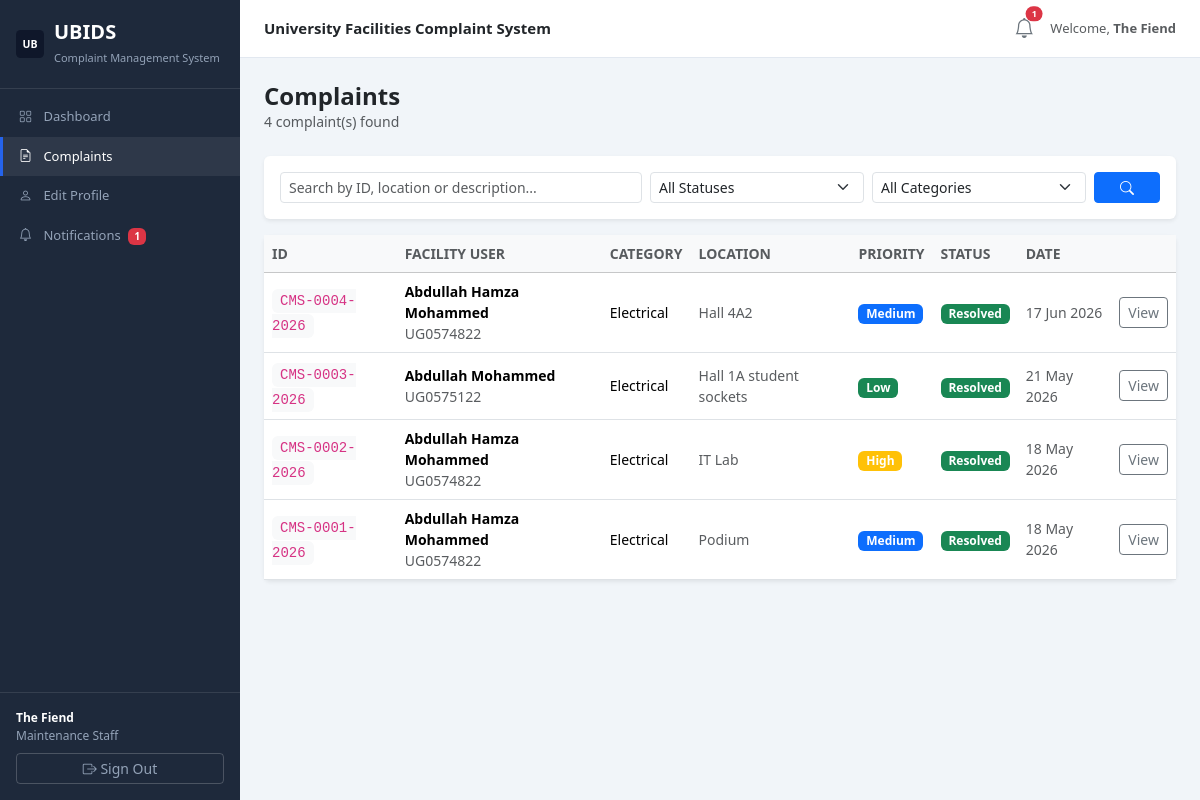
The app's page /complaints/ (signed in) with its own data.
### accounts/models.py (models this page shows, shortened)
class User(AbstractUser):
    ROLE_CHOICES = [
        ('facility', 'Facility User'),
        ('staff',   'Maintenance Staff'),
        ('admin',   'Administrator'),
    ]
    DEPARTMENT_CHOICES = [
        ('Electrical',        'Electrical'),
        ('Plumbing',          'Plumbing'),
        ('ICT Infrastructure','ICT Infrastructure'),
        ('General Maintenance','General Maintenance'),
        ('Sanitation',        'Sanitation'),
        ('Security',          'Security'),
    ]
    role       = models.CharField(max_length=20, choices=ROLE_CHOICES, default='facility')
    facility_id = models.CharField(max_length=50, blank=True)
    department = models.CharField(max_length=50, choices=DEPARTMENT_CHOICES, blank=True)
    phone      = models.CharField(max_length=20, blank=True)
    is_active  = models.BooleanField(default=True)
    @property
    def is_facility_user(self):
        return self.role == 'facility'
    @property
    def is_staff_member(self): return self.role == 'staff'
    @property
    def is_admin(self): return self.role == 'admin'

### complaints/models.py (models this page shows, shortened)
class Complaint(models.Model):
    CATEGORY_CHOICES = [
        ('Electrical',         'Electrical'),
        ('Plumbing',           'Plumbing'),
        ('ICT Infrastructure', 'ICT Infrastructure'),
        ('General Maintenance','General Maintenance'),
        ('Sanitation',         'Sanitation'),
        ('Security',           'Security'),
        ('Other',              'Other'),
    ]
    PRIORITY_CHOICES = [
        ('Low',    'Low'),
        ('Medium', 'Medium'),
        ('High',   'High'),
        ('Urgent', 'Urgent'),
    ]
    STATUS_CHOICES = [
        ('Submitted',    'Submitted'),
        ('Under Review', 'Under Review'),
        ('Assigned',     'Assigned'),
        ('In Progress',  'In Progress'),
        ('Resolved',     'Resolved'),
        ('Closed',       'Closed'),
        ('Escalated',    'Escalated'),
    ]
    complaint_id     = models.CharField(max_length=30, unique=True, editable=False)
    submitter        = models.ForeignKey(settings.AUTH_USER_MODEL, on_delete=models.CASCADE, related_name='complaints')
    category         = models.CharField(max_length=30, choices=CATEGORY_CHOICES)
    priority         = models.CharField(max_length=10, choices=PRIORITY_CHOICES, default='Medium')
    location         = models.CharField(max_length=200)
    building         = models.CharField(max_length=100, blank=True)
    description      = models.TextField()
    status           = models.CharField(max_length=20, choices=STATUS_CHOICES, default='Submitted')
    assigned_to      = models.ForeignKey(settings.AUTH_USER_MODEL, on_delete=models.SET_NULL, null=True, blank=True, related_name='assigned_complaints')
    assigned_dept    = models.CharField(max_length=50, blank=True)
    resolution_notes = models.TextField(blank=True)
    resolved_at      = models.DateTimeField(null=True, blank=True)
    is_escalated     = models.BooleanField(default=False)
    escalation_note  = models.TextField(blank=True)
    created_at       = models.DateTimeField(auto_now_add=True)
    updated_at       = models.DateTimeField(auto_now=True)
    class Meta:
        ordering = ['-created_at']
    @property
    def status_badge(self):
        mapping = {
            'Submitted':    'primary',
            'Under Review': 'warning',
            'Assigned':     'info',
            'In Progress':  'warning',
            'Resolved':     'success',
            'Closed':       'secondary',
            'Escalated':    'danger',
        }
        return mapping.get(self.status, 'secondary')
    @property
    def priority_badge(self):
        return {'Low':'success','Medium':'primary','High':'warning','Urgent':'danger'}.get(self.priority,'secondary')

### complaints/views.py (the view)
# urls.py: path('complaints/',           views.complaints_list,   name='complaints_list'),
@login_required
def complaints_list(request):
    user = request.user
    qs = Complaint.objects.all()
    if user.is_facility_user:      qs = qs.filter(submitter=user)
    elif user.is_staff_member: qs = qs.filter(assigned_to=user)
    status_filter   = request.GET.get('status', '')
    category_filter = request.GET.get('category', '')
    search          = request.GET.get('search', '')
    if status_filter:   qs = qs.filter(status=status_filter)
    if category_filter: qs = qs.filter(category=category_filter)
    if search:
        qs = qs.filter(Q(complaint_id__icontains=search)|Q(location__icontains=search)|Q(description__icontains=search))
    return render(request, 'complaints/list.html', {
        'complaints': qs, 'status_filter': status_filter,
        'category_filter': category_filter, 'search': search,
        'statuses':   [c[0] for c in Complaint.STATUS_CHOICES],
        'categories': [c[0] for c in Complaint.CATEGORY_CHOICES],
        'unread_count': Notification.objects.filter(recipient=user, is_read=False).count(),
    })

### templates/complaints/list.html (shortened to what this page needs)
{% extends 'layouts/base.html' %}
{% block content %}
<div class="d-flex justify-content-between align-items-start mb-4">
  <div>
    <h4 class="fw-bold mb-0">Complaints</h4>
    <p class="text-muted small mb-0">{{ complaints|length }} complaint(s) found</p>
  </div>
</div>
<div class="card border-0 shadow-sm mb-3">
  <div class="card-body py-3">
    <form method="get" class="row g-2 align-items-end">
      <div class="col-md-5">
        <input type="text" name="search" class="form-control form-control-sm" placeholder="Search by ID, location or description..." value="{{ search }}">
      </div>
      <div class="col-md-3">
        <select name="status" class="form-select form-select-sm">
          <option value="">All Statuses</option>
        </select>
      </div>
      <div class="col-md-3">
        <select name="category" class="form-select form-select-sm">
          <option value="">All Categories</option>
        </select>
      </div>
      <div class="col-md-1">
        <button type="submit" class="btn btn-primary btn-sm w-100">
          <i class="bi bi-search"></i>
        </button>
      </div>
    </form>
  </div>
</div>
<div class="card border-0 shadow-sm">
  {% if complaints %}
  <div class="table-responsive">
    <table class="table table-hover align-middle mb-0">
      <thead class="table-light">
        <tr>
          <th class="small text-uppercase text-muted fw-semibold">ID</th>
          {% if not user.is_facility_user %}<th class="small text-uppercase text-muted fw-semibold">Facility User</th>{% endif %}
          <th class="small text-uppercase text-muted fw-semibold">Category</th>
          <th class="small text-uppercase text-muted fw-semibold">Location</th>
          <th class="small text-uppercase text-muted fw-semibold">Priority</th>
          <th class="small text-uppercase text-muted fw-semibold">Status</th>
          <th class="small text-uppercase text-muted fw-semibold">Date</th>
          <th></th>
        </tr>
      </thead>
      <tbody>
        {% for c in complaints %}
        <tr>
          <td><code class="small bg-light px-2 py-1 rounded">{{ c.complaint_id }}</code></td>
          {% if not user.is_facility_user %}
          <td>
            <div class="small fw-semibold">{{ c.submitter.get_full_name }}</div>
            <div class="small text-muted">{{ c.submitter.facility_id }}</div>
          </td>
          {% endif %}
          <td class="small">{{ c.category }}</td>
          <td class="small text-muted">{{ c.location|truncatechars:35 }}</td>
          <td><span class="badge bg-{{ c.priority_badge }}">{{ c.priority }}</span></td>
          <td><span class="badge bg-{{ c.status_badge }}">{{ c.status }}</span></td>
          <td class="small text-muted">{{ c.created_at|date:"d M Y" }}</td>
          <td><a href="{% url 'complaint_detail' c.pk %}" class="btn btn-outline-secondary btn-sm">View</a></td>
        </tr>
        {% endfor %}
      </tbody>
    </table>
  </div>
  {% else %}
  <div class="card-body text-center py-5">
    <i class="bi bi-inbox text-muted" style="font-size:40px;"></i>
    <p class="text-muted mt-2 mb-0">No Complaints submitted yet</p>
  </div>
  {% endif %}
</div>
{% endblock %}

### templates/layouts/base.html (shortened to what this page needs)
<!DOCTYPE html>
<html lang="en">
<head>
  <link href="https://cdn.jsdelivr.net/npm/bootstrap@5.3.2/dist/css/bootstrap.min.css" rel="stylesheet" />
  <link href="https://cdn.jsdelivr.net/npm/bootstrap-icons@1.11.3/font/bootstrap-icons.css" rel="stylesheet" />
  {% load static %}
</head>
<body>
{% if user.is_authenticated %}
<div class="sidebar">
  <div class="sidebar-brand d-flex align-items-center">
  <img src="{% static 'img/ubids-logo-2.png' %}" alt="UBIDS" style="height:28px; width:auto; margin-right:10px;" onerror="this.onerror=null; this.src='{% static 'img/ubids-logo.svg' %}'"/>
    <div>
      <h5 style="margin:0;">UBIDS</h5>
      <small>Complaint Management System</small>
    </div>
  </div>
  <nav class="nav flex-column mt-2">
    <a href="{% url 'dashboard' %}" class="nav-link {% if request.resolver_match.url_name == 'dashboard' %}active{% endif %}">
      <i class="bi bi-grid"></i> Dashboard
    </a>
    <a href="{% url 'complaints_list' %}" class="nav-link {% if 'complaint' in request.resolver_match.url_name %}active{% endif %}">
      <i class="bi bi-file-earmark-text"></i> Complaints
    </a>
    <a href="{% url 'change_password' %}" class="nav-link {% if request.resolver_match.url_name == 'change_password' %}active{% endif %}">
      <i class="bi bi-person"></i> Edit Profile
    </a>
    <a href="{% url 'notifications' %}" class="nav-link">
      <i class="bi bi-bell"></i> Notifications
      {% if unread_count %}<span class="badge bg-danger ms-1">{{ unread_count }}</span>{% endif %}
    </a>
  </nav>
  <div class="sidebar-footer">
    <div style="color:#94a3b8; font-size:12px; margin-bottom:8px;">
      <strong style="color:#fff;">{{ user.get_full_name|default:user.username }}</strong><br>
      <span style="text-transform:capitalize;">{{ user.get_role_display }}</span>
    </div>
    <a href="{% url 'logout' %}" class="btn btn-sm btn-outline-secondary w-100" style="color:#94a3b8; border-color:rgba(255,255,255,.2);">
      <i class="bi bi-box-arrow-right"></i> Sign Out
    </a>
  </div>
</div>
<div class="main-content">
  <div class="topbar">
    <span class="fw-semibold" style="font-size:15px;">University Facilities Complaint System</span>
    <div class="d-flex align-items-center gap-3">
      <a href="{% url 'notifications' %}" class="position-relative text-secondary text-decoration-none">
        <i class="bi bi-bell fs-5"></i>
        {% if unread_count %}<span class="position-absolute top-0 start-100 translate-middle badge rounded-pill bg-danger" style="font-size:9px;">{{ unread_count }}</span>{% endif %}
      </a>
      <span class="text-muted" style="font-size:13px;">Welcome, <strong>{{ user.first_name|default:user.username }}</strong></span>
    </div>
  </div>
  <div class="page-body">
    {% block content %}{% endblock %}
  </div>
</div>
{% else %}
{% block auth_content %}{% endblock %}
{% endif %}
</body>
</html>

### templates/layouts/base.html (style rules this page uses)
body { background: #f1f5f9; font-family: 'Segoe UI', sans-serif; }
.sidebar { min-height: 100vh; background: #1e293b; width: 240px; position: fixed; top: 0; left: 0; z-index: 100; display: flex; flex-direction: column; }
.sidebar-brand { padding: 20px 16px; border-bottom: 1px solid rgba(255,255,255,.1); }
.sidebar-brand h5 { color: #fff; font-weight: 700; margin: 0; }
.sidebar-brand small { color: #94a3b8; font-size: 11px; }
.sidebar .nav-link { color: #94a3b8; padding: 10px 16px; font-size: 13px; border-left: 3px solid transparent; border-radius: 0; }
.sidebar .nav-link:hover, .sidebar .nav-link.active { color: #fff; background: rgba(255,255,255,.07); border-left-color: #2563eb; }
.sidebar .nav-link i { width: 18px; margin-right: 8px; }
.sidebar-footer { padding: 16px; border-top: 1px solid rgba(255,255,255,.1); margin-top: auto; }
.main-content { margin-left: 240px; min-height: 100vh; }
.topbar { background: #fff; border-bottom: 1px solid #e2e8f0; padding: 0 24px; height: 58px; display: flex; align-items: center; justify-content: space-between; position: sticky; top: 0; z-index: 99; }
.page-body { padding: 24px; }

### records on screen
User: get_full_name "The Fiend", role "Maintenance Staff", first_name "The Fiend"
Complaint: complaint_id "CMS-0004-2026", submitter.get_full_name "Abdullah Hamza Mohammed", submitter.facility_id "UG0574822", category "Electrical", location "Hall 4A2", priority "Medium", status "Resolved", created_at "17 Jun 2026"
Complaint: complaint_id "CMS-0003-2026", submitter.get_full_name "Abdullah Mohammed", submitter.facility_id "UG0575122", category "Electrical", location "Hall 1A student sockets", priority "Low", status "Resolved", created_at "21 May 2026"
Complaint: complaint_id "CMS-0002-2026", submitter.get_full_name "Abdullah Hamza Mohammed", submitter.facility_id "UG0574822", category "Electrical", location "IT Lab", priority "High", status "Resolved", created_at "18 May 2026"
Complaint: complaint_id "CMS-0001-2026", submitter.get_full_name "Abdullah Hamza Mohammed", submitter.facility_id "UG0574822", category "Electrical", location "Podium", priority "Medium", status "Resolved", created_at "18 May 2026"

### other values on screen
{{ unread_count }} "1"
{{ complaints|length }} "4"
